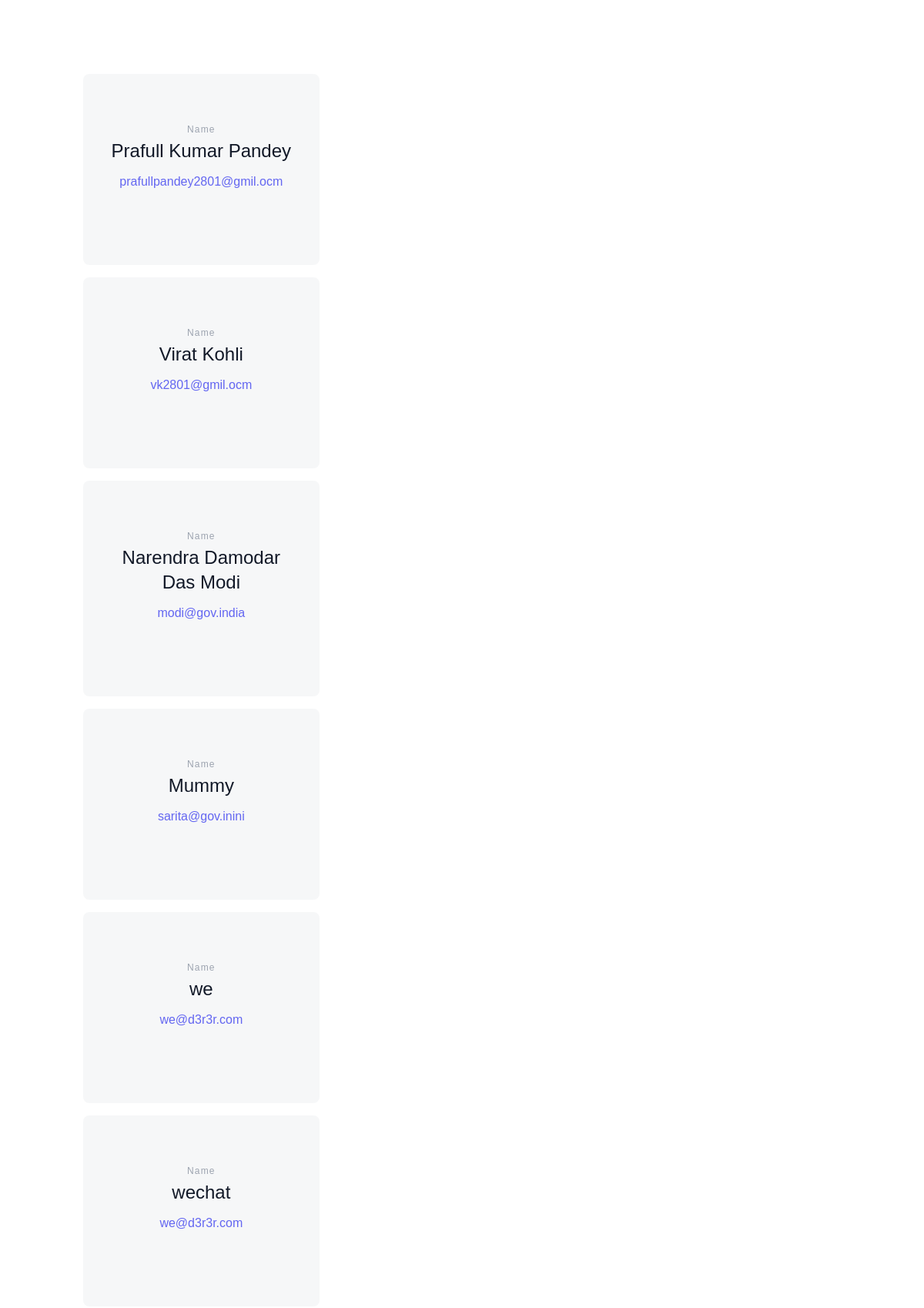
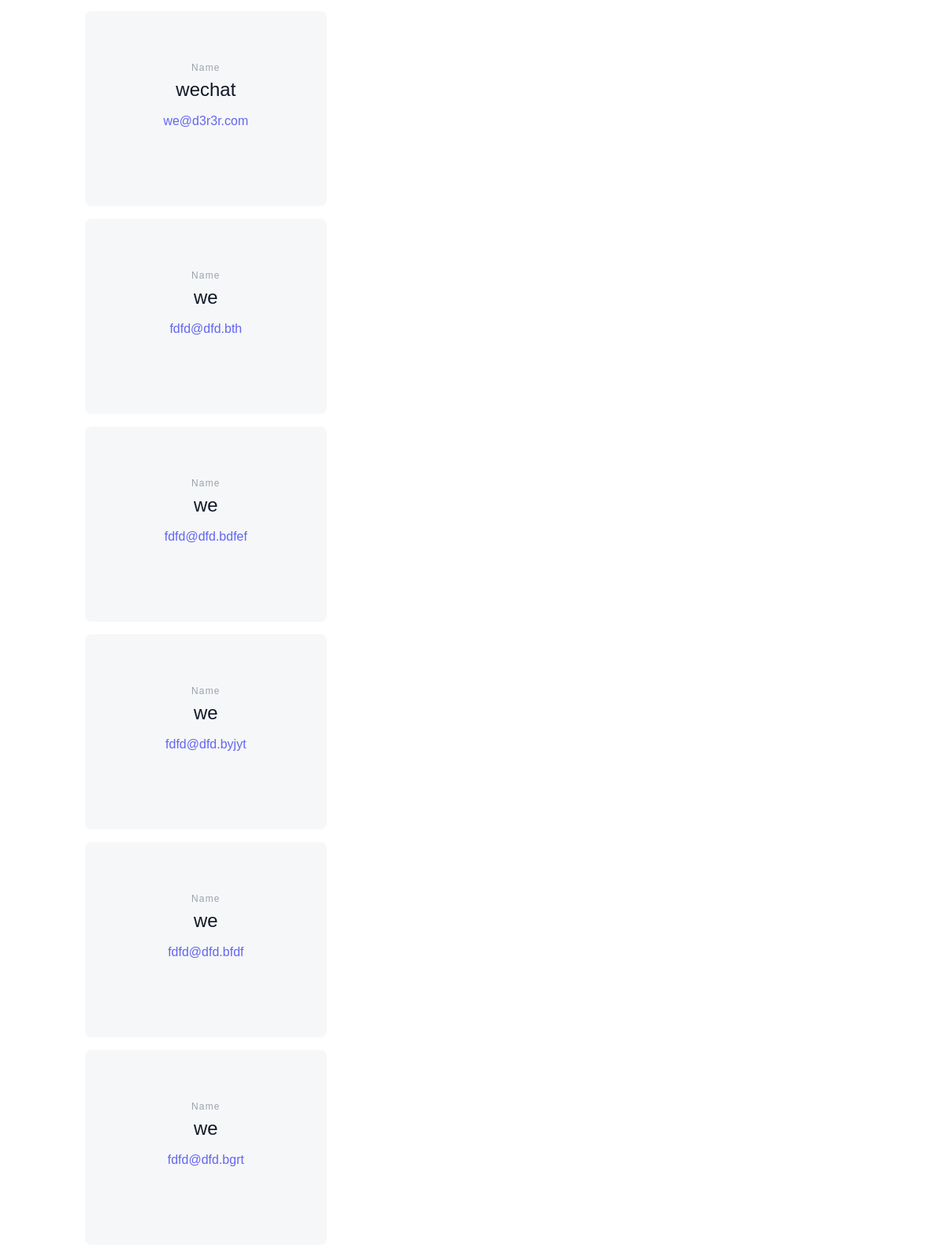
The page /all-data (upper part) on the database its author committed (2 pictures, top to bottom).
### review/models.py (models this page shows)
class Review(models.Model):
    user_name = models.CharField(max_length=100)
    email = models.EmailField(max_length=100)

### review/views.py (the view)
# urls.py: path("all-data",views.AllReviewsView.as_view(), name="all-data"),
class AllReviewsView(ListView):
    template_name = "reviews/review_list.html"
    model = Review
    context_object_name = "data"

### review/templates/reviews/review_list.html (shortened to what this page needs)
{% extends 'reviews/base.html' %}
{% block content %}
<section class="text-gray-600 body-font">
    <div class="container px-5 py-24 mx-auto">
        {% for dt in data  %}
        <span>
            <div class="containert">
                <span class="flex flex-wrap -m-4">
                    <div class="p-4 lg:w-1/3">
                      <div class="h-full bg-gray-100 bg-opacity-75 px-8 pt-16 pb-24 rounded-lg overflow-hidden text-center relative">
                        <h2 class="tracking-widest text-xs title-font font-medium text-gray-400 mb-1">Name</h2>
                        <h1 class="title-font sm:text-2xl text-xl font-medium text-gray-900 mb-3">{{dt.user_name}}</h1>
                        <a class="text-indigo-500 inline-flex items-center">{{dt.email}}
                        </a>
                    </div>
                </span>
              </div>
        </span>
        {% endfor %}
    </div>
  </section>
{% endblock content %}

### review/static/style.css (style rules this page uses)
body { font-family: sans-serif; margin: 0; }

### rows shown on the page
Review: user_name "Prafull Kumar Pandey", email "prafullpandey2801@gmil.ocm"
Review: user_name "Virat Kohli", email "vk2801@gmil.ocm"
Review: user_name "Narendra Damodar Das Modi", email "modi@gov.india"
Review: user_name "Mummy", email "sarita@gov.inini"
Review: user_name "we", email "we@d3r3r.com"
Review: user_name "wechat", email "we@d3r3r.com"
Review: user_name "wechat", email "we@d3r3r.com"
Review: user_name "we", email "fdfd@dfd.bth"
Review: user_name "we", email "fdfd@dfd.bdfef"
Review: user_name "we", email "fdfd@dfd.byjyt"
Review: user_name "we", email "fdfd@dfd.bfdf"
Review: user_name "we", email "fdfd@dfd.bgrt"
